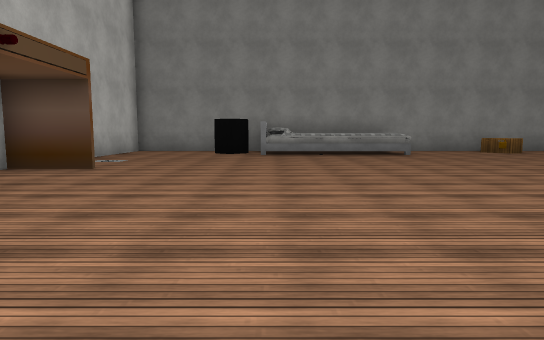
View 1 (above)

16 first-person views from a walk through a Unity game level. The camera is 1.2 m above the floor, tilts 6° down and sees 75° across. The floor is counted in squares, 2 m on a side. Each view is taken from the middle of a square. On the plan, view 1 faces up. The plan holds only what a view shows up to about 10 squares ahead; the rest is blank. The player is left out. Some surface patterns are stand-ins.

View 2
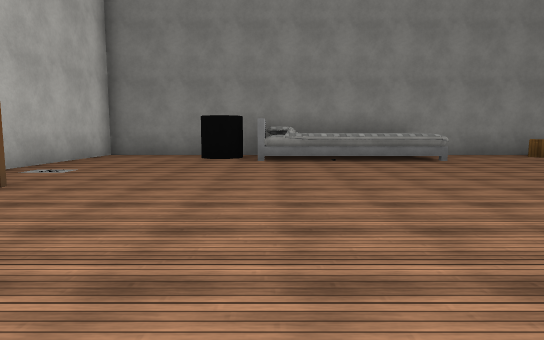

View 3
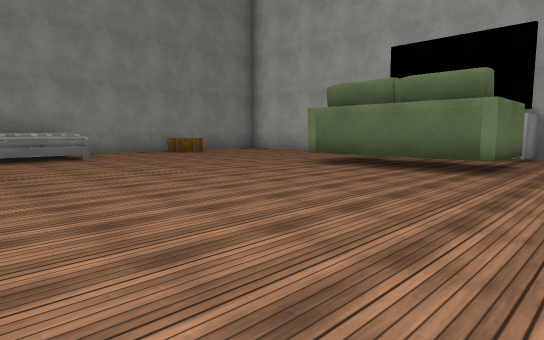

View 4
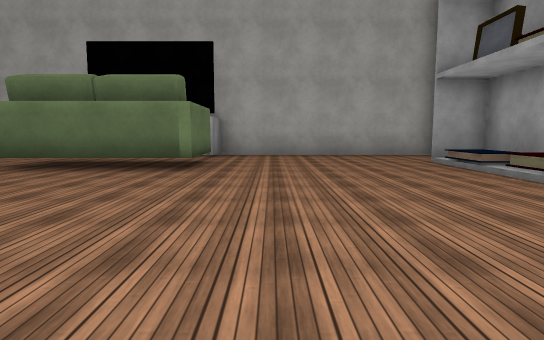

View 5
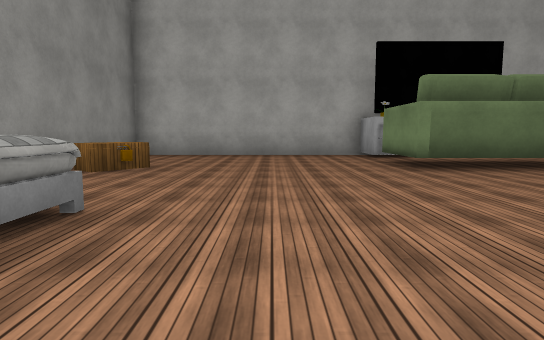

View 6
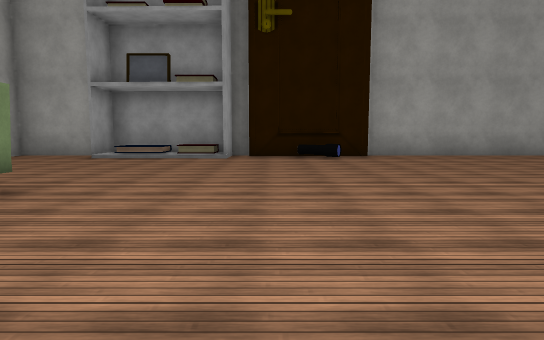

View 7
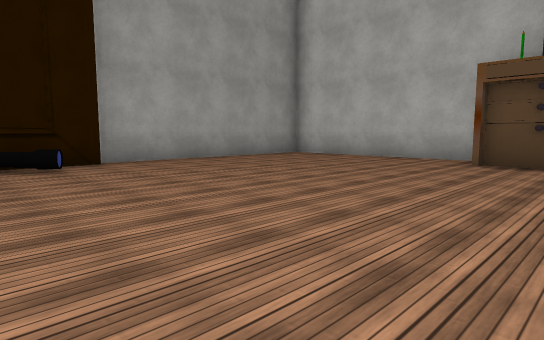

View 8
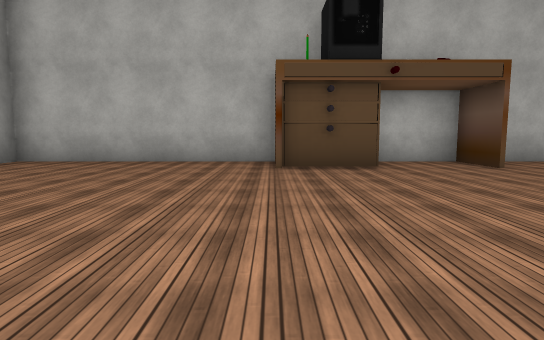

View 9
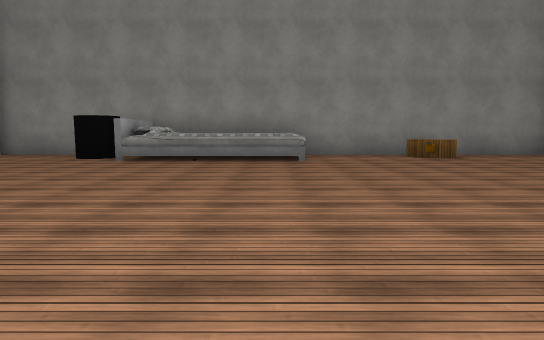

View 10
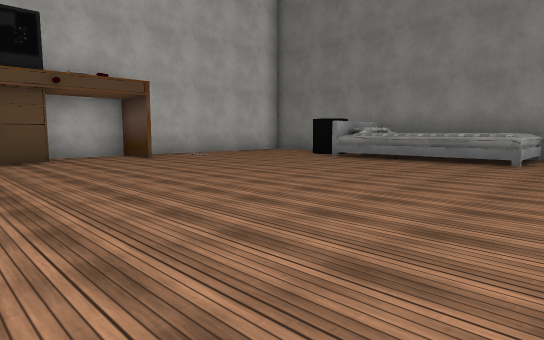

View 11
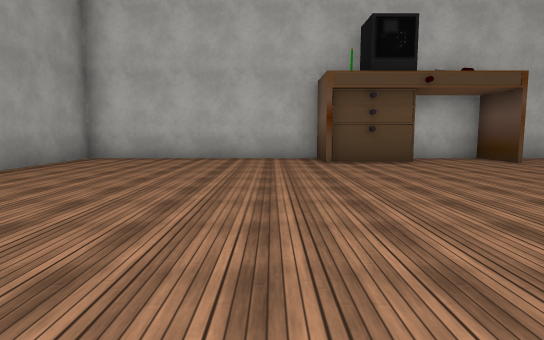

View 12
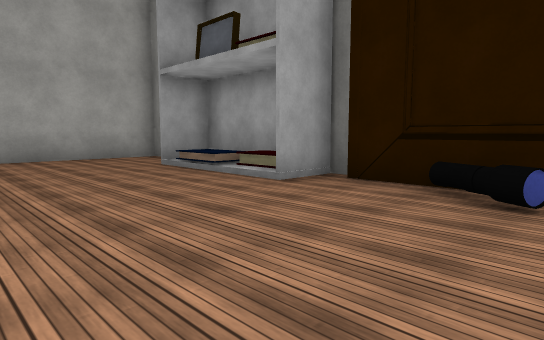

View 13
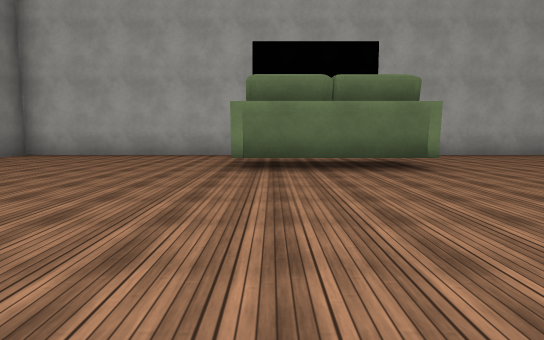

View 14
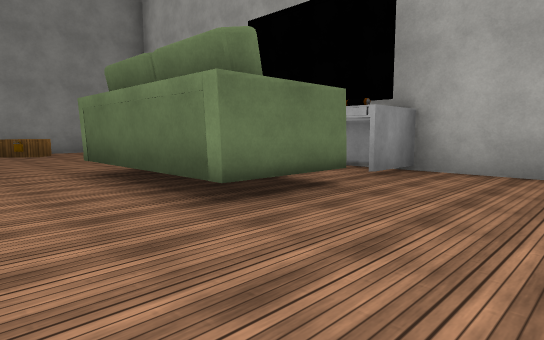

View 15
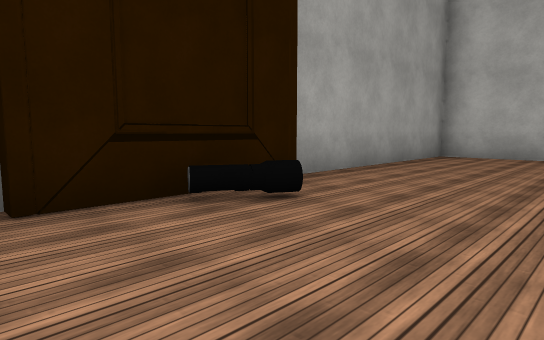

View 16
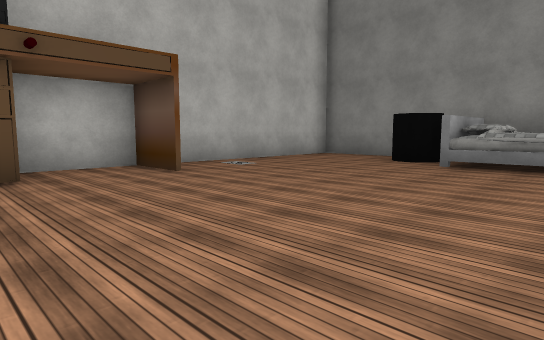

### Floor plan
Key: @ floor where view 1 was taken; # wall or solid block; . floor; / step, stairs or slope; ^ raised ledge; B box; T thing the floor can be seen under or through; O other object.
Columns run from 5 left of view 1 to 11 right of it. Each row starts with its distance up from view 1.
 12 #################
 11 #...O^^ ^...B...#
 10 #...O^^^^...B...#
  9 #...............#
  8 #...............#
  7 #...............#
  6 ###.............#
  5 #...........T^.O#
  4 #...........T .O#
  3 # #.........T^.O#
  2 ###.............#
  1 #...............#
  0 #....@..........#
 -1 #...............#
 -2 #.......O.////..#
 -3 #......####//#..#
 -4 ########  #######

Where each view was taken, in squares from view 1:
view 1: 0 up, 0 right, facing up
view 2: 2 up, 0 right, facing up
view 3: 1 up, 1 right, facing up-right
view 4: 1 up, 1 right, facing right
view 5: 8 up, 1 right, facing right
view 6: 6 up, 4 right, facing down
view 7: 4 up, 4 right, facing down-left
view 8: 2 up, 3 right, facing left
view 9: 2 up, 3 right, facing up
view 10: 2 up, 5 right, facing up-left
view 11: 1 up, 4 right, facing left
view 12: 1 up, 2 right, facing down-right
view 13: 5 up, 1 right, facing right
view 14: 0 up, 5 right, facing up-right
view 15: 0 up, 5 right, facing down-left
view 16: 3 up, 2 right, facing up-left
